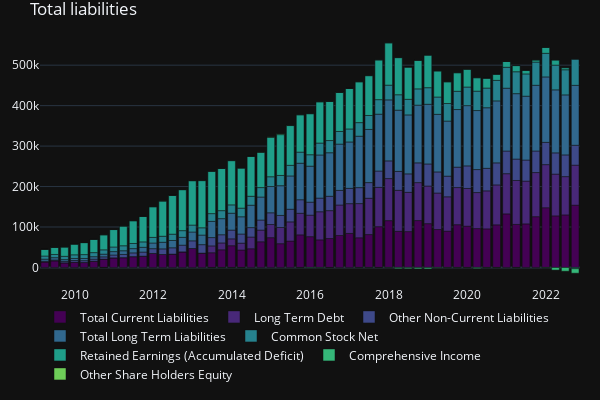

Notebook code cell kept with this figure:
### Code cell
liabilities_stackplot = create_stacker_bar(balance[[
    'Total Current Liabilities'
    ,'Long Term Debt'
    ,'Other Non-Current Liabilities'
    ,'Total Long Term Liabilities'
    ,'Common Stock Net'
    ,'Retained Earnings (Accumulated Deficit)'
    ,'Comprehensive Income'
    ,'Other Share Holders Equity'
    ]], title_='Total liabilities')
